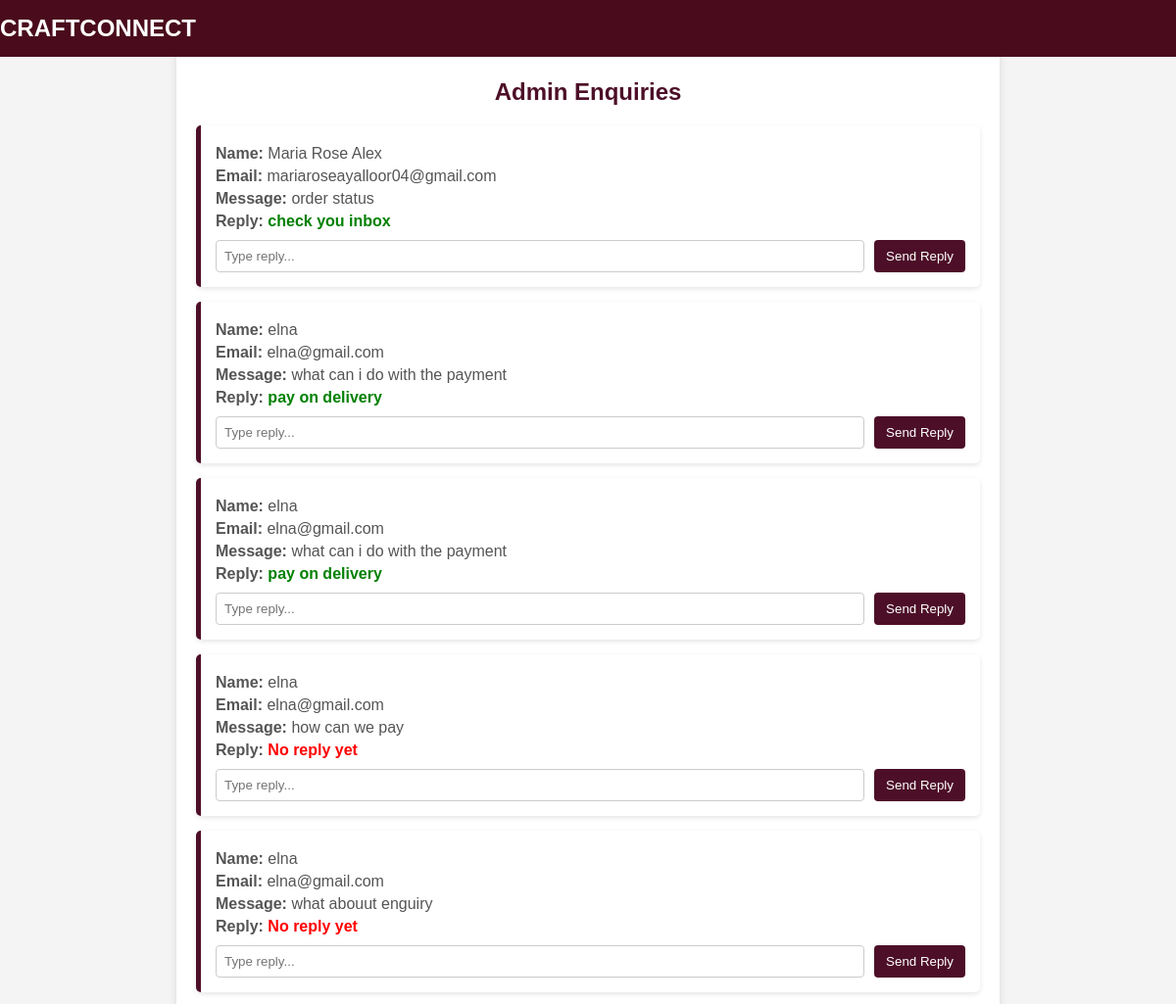
/admin/enquiries (upper part), run on an earlier commit of the app's database.
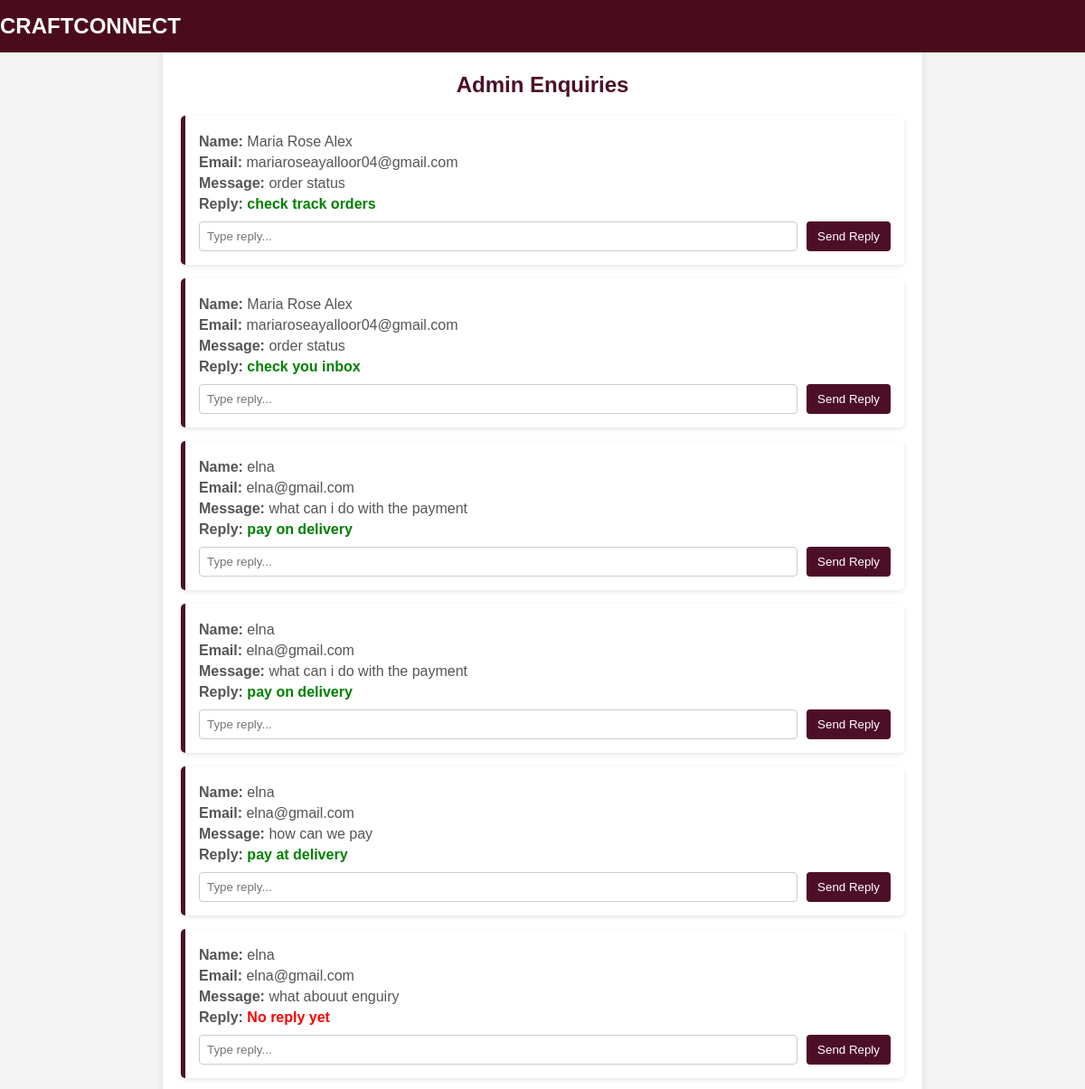
And on a later commit of the database.
### tables this page shows
CREATE TABLE enquiry_replies (
            id INTEGER PRIMARY KEY AUTOINCREMENT,
            enquiry_id INTEGER NOT NULL,
            reply TEXT NOT NULL,
            timestamp DATETIME DEFAULT CURRENT_TIMESTAMP,
            FOREIGN KEY (enquiry_id) REFERENCES contact_messages(id)
        );

CREATE TABLE contact_messages (
            id INTEGER PRIMARY KEY AUTOINCREMENT,
            name TEXT NOT NULL,
            email TEXT NOT NULL,
            content TEXT NOT NULL,
            timestamp DATETIME DEFAULT CURRENT_TIMESTAMP
        , reply TEXT, status TEXT DEFAULT 'unread');

### app.py (the view)
@app.route('/admin/enquiries')
def admin_enquiries():
    conn = sqlite3.connect('craftconnect.db')
    cursor = conn.cursor()
    cursor.execute('''
        SELECT cm.id, cm.name, cm.email, cm.content, er.reply
        FROM contact_messages cm
        LEFT JOIN enquiry_replies er ON cm.id = er.enquiry_id
        ORDER BY cm.id DESC
    ''')
    enquiries = cursor.fetchall()
    conn.close()
    return render_template('admin_enquiries.html', enquiries=enquiries)

### templates/admin_enquiries.html (shortened to what this page needs)
<!DOCTYPE html>
<html lang="en">
<head>
    <link rel="stylesheet" href="{{ url_for('static', filename='css/admin_enquiries.css') }}">
</head>
<body>
    <nav class="navbar">CRAFTCONNECT</nav>
    <div class="container">
        <h2>Admin Enquiries</h2>
        {% for enquiry in enquiries %}
        <div class="enquiry-card">
            <div class="enquiry-details">
                <p><strong>Name:</strong> {{ enquiry[1] }}</p>
                <p><strong>Email:</strong> {{ enquiry[2] }}</p>
                <p><strong>Message:</strong> {{ enquiry[3] }}</p>
                <p><strong>Reply:</strong>
                    {% if enquiry[4] %}
                        <span class="replied">{{ enquiry[4] }}</span>
                    {% else %}
                        <span class="no-reply">No reply yet</span>
                    {% endif %}
                </p>
            </div>
            <form action="{{ url_for('reply_enquiry', enquiry_id=enquiry[0]) }}" method="POST">
                <input type="text" name="reply_message" placeholder="Type reply..." required>
                <button type="submit">Send Reply</button>
            </form>
        </div>
        {% endfor %}
    </div>
</body>
</html>

What changed in the data, as far as the page shows it:
no longer on this page (row unchanged): contact_messages: name "elna", email "elna@gmail.com", content "how can we pay", shows "No reply yet"
added enquiry_replies: name "Maria Rose Alex", email "mariaroseayalloor04@gmail.com", content "order status", reply "check track orders"
added enquiry_replies: name "elna", email "elna@gmail.com", content "how can we pay", reply "pay at delivery"
